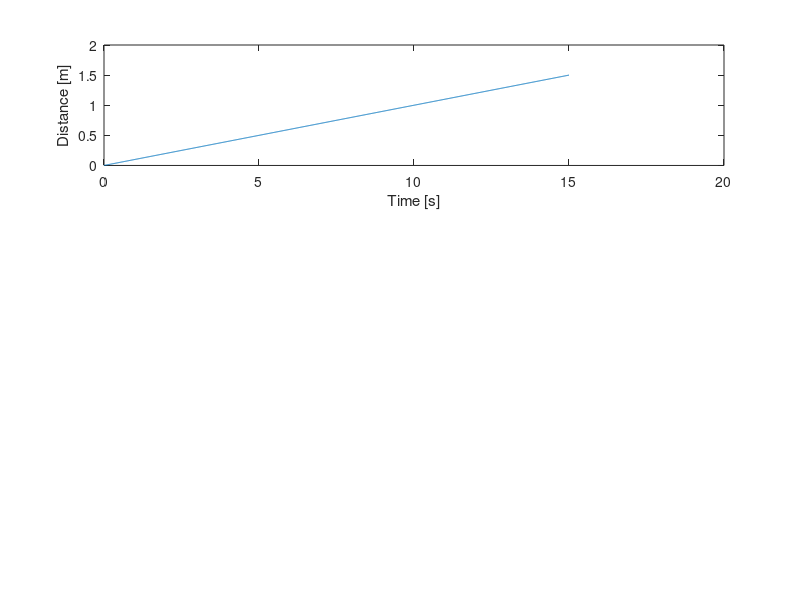

Write the MATLAB code that produced this figure. (Note: this script raises an error after producing the figure.)
%% TRANSFER FUNCTION 
clear all
clc
g = 9.81;
l = 0.4; %cable length


% Experiment opstelling:
theta_opt = 60.85*pi/180; %optimale eindhoek kabel [rad]
%theta_opt = pi/4;
dx_robot = 1.5;  %horizontale verplaatsing robot [m]
dx_object = dx_robot + l*sin(theta_opt); %horizontale verplaatsing bak [m]

%Initial conditions
theta_init = -pi/4;
omega_init = 0;

x = 0:0.1:dx_robot; %m
time = 0:0.01:15; %s



% Choose desired input: 

% 1 = ramp input constant speed
% 2 = bang-bang motion law (1e orde continu)
% 3 = minimal rms (2e orde continu)
% 4 = 7de graads polynoom (4e orde continu, heel smooth dus eig hoop ik dat
% dit minder goed werkt)

input_type = 1;


% Loop for different velocities
iterations = 4;


for i = 0.1:0.1:0.4
    input = zeros(length(time),1);

    if input_type == 1
        % snelheid robot = v
        v = i; %m/s
        

        % t = x/v: tijd vd beweging vd robot voor constante v
        t = dx_robot/v; %s
    
    
        ramp = v*time(1:ceil(t/0.01)); 

        %ramp
        input(1:ceil(t/0.01)) = ramp;
        %constant position at dx_robot
        input(ceil(t/0.01):end) = dx_robot;

        
    end

    if input_type == 2

        % Duratie beweging zelf te kiezen. Neem zelfde tijden als ramp
        T = dx_robot/i;
        tau1 = time(1:ceil(T/(2*0.01)))/T;
        tau2 = time(ceil(T/(2*0.01)):ceil(T/0.01))/T;
        % bang-bang
        S1 = dx_robot*2*(tau1).^2;
        S2 = dx_robot*(-2*tau2.^2+4*tau2-1);

        
        %motion law input
        input(1:ceil(T/(2*0.01))) = S1;
        input(ceil(T/(2*0.01)):ceil(T/(0.01))) = S2;
        %constant position at end
        input(ceil(T/0.01):end) = dx_robot;
    end
    

    if input_type == 3

        % Duratie beweging zelf te kiezen. Neem zelfde tijden als ramp
        T = dx_robot/i;
        tau = time(1:ceil(T/0.01))/T;
        % minimal rms
        S = dx_robot*(3*tau.^2 - 2*tau.^3);

        
        %motion law input
        input(1:ceil(T/(0.01))) = S;
        
        %constant position at end
        input(ceil(T/0.01):end) = dx_robot;
    end

    if input_type == 4

        % Duratie beweging zelf te kiezen. Neem zelfde tijden als ramp
        T = dx_robot/i;
        tau = time(1:ceil(T/0.01))/T;
        % 7th degree polynomial
        S = dx_robot*(-20*tau.^7+70*tau.^6-84*tau.^5+35*tau.^4);

        
        %motion law input
        input(1:ceil(T/(0.01))) = S;
        
        %constant position at end
        input(ceil(T/0.01):end) = dx_robot;
    end
    
    % numerator_coeffs = [-1 0 0];
    % denominator_coeffs = [l 0 g];
    % sys = tf(numerator_coeffs, denominator_coeffs);
    % sys_ss = tf2ss(sys);
    
   % Define system matrices
    A = [0 1; -g/l 0];
    B = [0; 1];
    C = [1 0]; % Measure only theta
    D = 0;
    X0 = [theta_init,omega_init];
    % Create state-space system
    sys_ss = ss(A, B, C, D);


    % Simulation
    [theta,time] = lsim(sys_ss, input, time, X0); 
    
    % Object position in time
    x_obj = input + l*sin(theta);
    y_obj = l*(1-cos(theta));
    
    % Does the object reach the optimal angle at this speed
    max_angle = max(theta);

    %time = timeindex / 100
    disp('SPEED = ')
    disp(i)
    
    if max_angle >= theta_opt
        disp('VVVVVVVVVVVVVVVVVVVVVVVVVVVVVVVVVVVVVVVV')
        disp('Destination can be reached at this speed')
        disp('VVVVVVVVVVVVVVVVVVVVVVVVVVVVVVVVVVVVVVVV')
        
    else
        disp('XXXXXXXXXXXXXXXXXXXXXXXXXXXXXXXXXXXXXXXXX')
        disp('Destination is not reached, speed too low')
        disp('XXXXXXXXXXXXXXXXXXXXXXXXXXXXXXXXXXXXXXXXX')
    end

    disp('----------------------------------------------------------')
    
    
    %plots
    if input_type == 1
        figure
        subplot(3,1,1)
        plot(time, input)
        xlabel('Time [s]')
        ylabel('Distance [m]')
        title('Robot position for v=', i)

        subplot(3,1,2)
        plot(time,theta*180/pi)
        xlabel('Time [s]')
        ylabel('Angle [rad]')
        hold on
        xline(x(end)/i, 'Color', 'r', 'LineStyle', '--');
        yline(theta_opt, 'Color', 'g', 'LineStyle', '--');
        title('Theta for v=', i)
        
        subplot(3,1,3)
        plot(x_obj,y_obj)
        xlabel('x-distance [m]')
        ylabel('y-distance [m]')
        hold on
        xline(x(end), 'Color', 'r', 'LineStyle', '--');
        title('Object position')

        

       
    end

    if input_type == 2
        figure
        subplot(3,1,1)
        plot(time, input)
        xlabel('Time [s]')
        ylabel('Distance [m]')
        title('Robot position for T=', T)

        subplot(3,1,2)
        plot(time,theta)
        xlabel('Time [s]')
        ylabel('Angle [rad]')
        hold on
        xline(x(end)/i, 'Color', 'r', 'LineStyle', '--');
        yline(theta_opt, 'Color', 'g', 'LineStyle', '--');
        title('Theta for T=', T)
        
        subplot(3,1,3)
        plot(x_obj,y_obj)
        xlabel('x-distance [m]')
        ylabel('y-distance [m]')
        hold on
        xline(x(end), 'Color', 'r', 'LineStyle', '--');
        title('Object position')
    end

    if input_type == 3
        figure
        subplot(3,1,1)
        plot(time, input)
        xlabel('Time [s]')
        ylabel('Distance [m]')
        title('Robot position for T=', T)

        subplot(3,1,2)
        plot(time,theta)
        xlabel('Time [s]')
        ylabel('Angle [rad]')
        hold on
        xline(x(end)/i, 'Color', 'r', 'LineStyle', '--');
        yline(theta_opt, 'Color', 'g', 'LineStyle', '--');
        title('Theta for T=', T)
        
        subplot(3,1,3)
        plot(x_obj,y_obj)
        xlabel('x-distance [m]')
        ylabel('y-distance [m]')
        hold on
        xline(x(end), 'Color', 'r', 'LineStyle', '--');
        title('Object position')
    end

    if input_type == 4
        figure
        subplot(3,1,1)
        plot(time, input)
        xlabel('Time [s]')
        ylabel('Distance [m]')
        title('Robot position for T=', T)

        subplot(3,1,2)
        plot(time,theta)
        xlabel('Time [s]')
        ylabel('Angle [rad]')
        hold on
        xline(x(end)/i, 'Color', 'r', 'LineStyle', '--');
        yline(theta_opt, 'Color', 'g', 'LineStyle', '--');
        title('Theta for T=', T)
        
        subplot(3,1,3)
        plot(x_obj,y_obj)
        xlabel('x-distance [m]')
        ylabel('y-distance [m]')
        hold on
        xline(x(end), 'Color', 'r', 'LineStyle', '--');
        title('Object position')
    end
end
